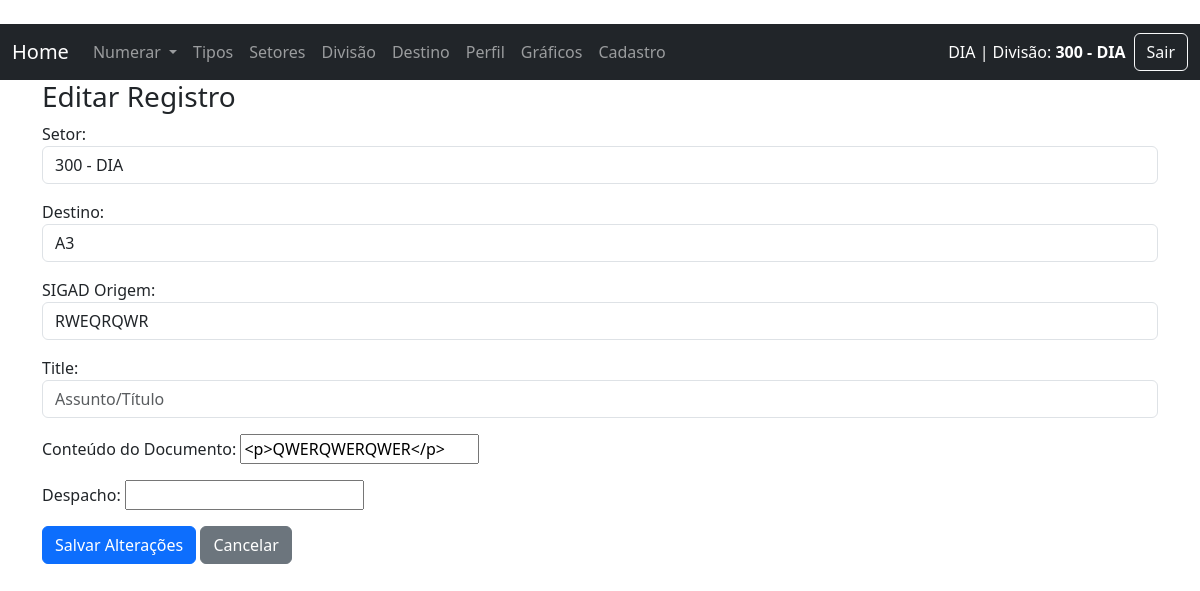
/editar_numeracao/1/ (signed in), run on an earlier commit of the app's database.
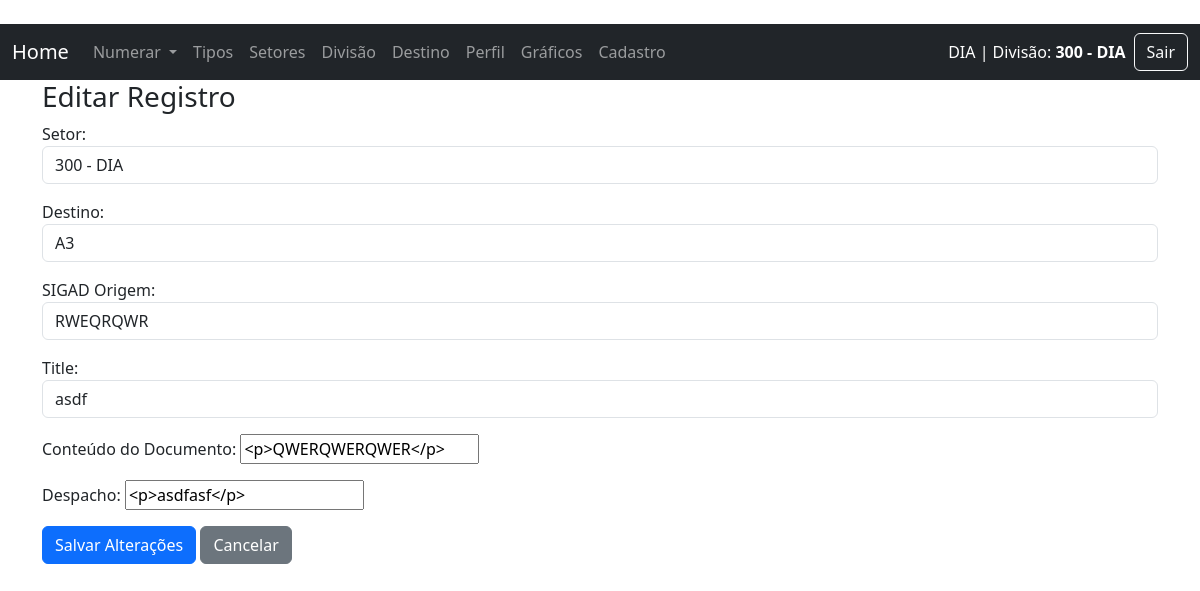
And on a later commit of the database.
### sn/models.py (models this page shows, shortened)
class Numeracao(models.Model):
    fk_tipo = models.ForeignKey(Tipo, on_delete=models.CASCADE, verbose_name="Tipo do Documento")
    fk_user = models.ForeignKey(User, on_delete=models.PROTECT, verbose_name="Usuário", null=True, blank=True)
    fk_divisao = models.ForeignKey(Divisao, on_delete=models.PROTECT, verbose_name="Divisão", null=True, blank=True)
    fk_setor = models.ForeignKey(Setor, on_delete=models.PROTECT, verbose_name="Setor", null=True, blank=True)
    fk_destino = models.ForeignKey(Destino, on_delete=models.PROTECT, verbose_name="Destino")
    doc_despacho = RichTextField(verbose_name="Despacho", null=True, blank=True)
    doc_sigad_origem = models.CharField(max_length=200, verbose_name="SIGAD Origem", null=True, blank=True)
    doc_numero = models.IntegerField(verbose_name="Número do documento", null=True, blank=True)
    title = models.CharField(max_length=200)
    texto = RichTextField(verbose_name="Texto", null=True, blank=True)
    create_at = models.DateTimeField(auto_now_add=True)
    class Meta:
        verbose_name = 'Número'
        verbose_name_plural = 'Números'
        ordering = ['-create_at']

### sn/views/views_numeracao.py (the view)
# urls.py: path('editar_numeracao/<int:id>/', editar_numeracao, name='editar_numeracao'),
@login_required
def editar_numeracao(request, id):
    numeracao = get_object_or_404(Numeracao, id=id)
    if request.method == 'POST':
        form = NumeracaoForm(request.POST, instance=numeracao)
        if form.is_valid():
            form.save()
            messages.success(request, 'Registro atualizado com sucesso.')
            return redirect('lista_numeracao', id=numeracao.fk_tipo_id)
    else:
        tipo = Numeracao.objects.get(id=id)
        initial_data = {'fk_tipo': tipo.fk_tipo, 'fk_user': request.user.pk, 'doc_numero': tipo.doc_numero}
        form = NumeracaoForm(instance=numeracao, initial=initial_data)
    context = {
        'form': form,
        'numeracao': numeracao
    }
    return render(request, 'sn/numeracao/editar_numeracao.html', context)

### sn/context_processors.py (called while the page is built)
def divisao_do_usuario(request):
    if request.user.is_authenticated:
        try:
            divisao = Divisao.objects.get(divisao=request.user.last_name)
            setor = Setor.objects.filter(fk_divisao=divisao).first()
            return {
                'divisao_nome': divisao.divisao,
                'setor_nome': setor.setor if setor else '---'
            }
        except Divisao.DoesNotExist:
            return {'divisao_nome': '---', 'setor_nome': '---'}
    return {}

### sn/models.py (called while the page is built)
    def __str__(self):
        return str(self.setor)

    def __str__(self):
        return self.destino

### templates/sn/numeracao/editar_numeracao.html (shortened to what this page needs)
{% extends 'base.html' %}
{% block content %}
<div class="container">
    <div class="row">
        <div class="col-md-15">
            <h3>Editar Registro</h3>
            <form method="post">
                {{ form.as_p }}
                <button type="submit" class="btn btn-primary">Salvar Alterações</button>
                <a href="{% url 'lista_numeracao' id=numeracao.fk_tipo_id %}" class="btn btn-secondary">Cancelar</a>
            </form>
        </div>
    </div>
</div>
{% endblock %}

What changed in the data, as far as the page shows it:
changed Numeracao "300 - DIA": title (not shown) → "asdf"; doc_despacho (not shown) → "<p>asdfasf</p>"
